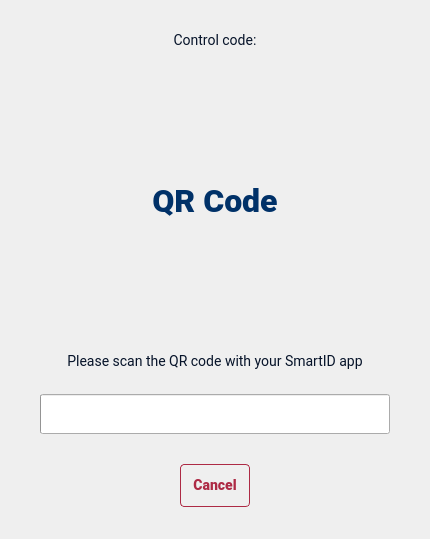
<?xml version="1.0" encoding="UTF-8"?>
<ui version="4.0">
 <class>SmartIDProgress</class>
 <widget class="QDialog" name="SmartIDProgress">
  <property name="windowModality">
   <enum>Qt::WindowModality::WindowModal</enum>
  </property>
  <property name="geometry">
   <rect>
    <x>0</x>
    <y>0</y>
    <width>432</width>
    <height>606</height>
   </rect>
  </property>
  <property name="styleSheet">
   <string notr="true">QWidget {
color: #07142A;
font-family: Roboto, Helvetica;
font-size: 14px;
}
#SmartIDProgressProgress {
background-color: #FFFFFF;
border-radius: 4px;
}
#code {
color: #003168;
font-size: 32px;
font-weight: 700;
}
QPushButton {
padding: 12px 12px;
border-radius: 4px;
border: 1px solid #AD2A45;
color: #AD2A45;
font-weight: 700;
}
QPushButton:hover {
background-color: #F5EBED;
}
QPushButton:pressed {
background-color: #E1C1C6;
}
QPushButton:default {
color: #ffffff;
border-color: #2F70B6;
background-color: #2F70B6;
}
QPushButton:default:hover {
border-color: #2B66A6;
background-color: #2B66A6;
}
QPushButton:default:pressed {
border-color: #215081;
background-color: #215081;
}
QPushButton:default:disabled {
border-color: #82A9D3;
background-color: #82A9D3;
}</string>
  </property>
  <layout class="QVBoxLayout" name="SmartIDProgressLayout">
   <property name="spacing">
    <number>30</number>
   </property>
   <property name="sizeConstraint">
    <enum>QLayout::SizeConstraint::SetFixedSize</enum>
   </property>
   <property name="leftMargin">
    <number>40</number>
   </property>
   <property name="topMargin">
    <number>32</number>
   </property>
   <property name="rightMargin">
    <number>40</number>
   </property>
   <property name="bottomMargin">
    <number>32</number>
   </property>
   <item>
    <layout class="QVBoxLayout" name="layoutContent">
     <property name="spacing">
      <number>24</number>
     </property>
     <item>
      <widget class="QLabel" name="label">
       <property name="minimumSize">
        <size>
         <width>350</width>
         <height>0</height>
        </size>
       </property>
       <property name="text">
        <string>Control code:</string>
       </property>
       <property name="alignment">
        <set>Qt::AlignmentFlag::AlignCenter</set>
       </property>
      </widget>
     </item>
     <item>
      <widget class="QLabel" name="code">
       <property name="minimumSize">
        <size>
         <width>0</width>
         <height>256</height>
        </size>
       </property>
       <property name="focusPolicy">
        <enum>Qt::FocusPolicy::TabFocus</enum>
       </property>
       <property name="text">
        <string notr="true">QR Code</string>
       </property>
       <property name="alignment">
        <set>Qt::AlignmentFlag::AlignCenter</set>
       </property>
      </widget>
     </item>
     <item>
      <widget class="QLabel" name="info">
       <property name="text">
        <string notr="true">Please scan the QR code with your SmartID app</string>
       </property>
       <property name="alignment">
        <set>Qt::AlignmentFlag::AlignCenter</set>
       </property>
       <property name="wordWrap">
        <bool>true</bool>
       </property>
       <property name="openExternalLinks">
        <bool>true</bool>
       </property>
      </widget>
     </item>
     <item>
      <layout class="QHBoxLayout" name="signProgressBarLayout">
       <item>
        <widget class="QProgressBar" name="signProgressBar">
         <property name="minimumSize">
          <size>
           <width>0</width>
           <height>40</height>
          </size>
         </property>
         <property name="maximum">
          <number>75</number>
         </property>
         <property name="value">
          <number>0</number>
         </property>
         <property name="alignment">
          <set>Qt::AlignmentFlag::AlignCenter</set>
         </property>
         <property name="textVisible">
          <bool>false</bool>
         </property>
         <property name="format">
          <string>%v sec</string>
         </property>
        </widget>
       </item>
      </layout>
     </item>
    </layout>
   </item>
   <item alignment="Qt::AlignmentFlag::AlignHCenter">
    <widget class="QPushButton" name="cancel">
     <property name="cursor">
      <cursorShape>PointingHandCursor</cursorShape>
     </property>
     <property name="text">
      <string>Cancel</string>
     </property>
     <property name="autoDefault">
      <bool>false</bool>
     </property>
    </widget>
   </item>
  </layout>
 </widget>
 <resources/>
 <connections/>
</ui>
